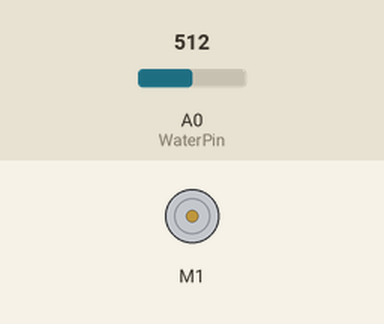
Simulated run of this sketch. Board: Arduino Uno, built for the host (arithmetic inside an expression is 32-bit, double 64-bit). Parts: DC motor (green arrow = forward, orange = backward, longer = faster). Inputs (shaded band) come from the test bench; at power-on: A0 (WaterPin) = 512. What the sketch prints to the serial monitor is not drawn.

Above: at 1.8 s.
1.9 s: A0 (WaterPin) set to 1023
At 3.2 s:
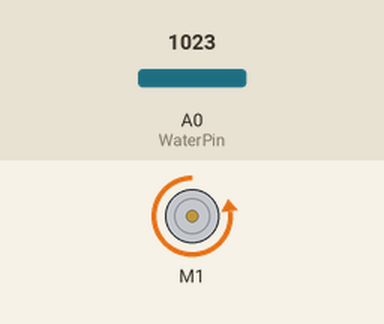
12.9 s: A0 (WaterPin) set to 900
At 13.19 s:
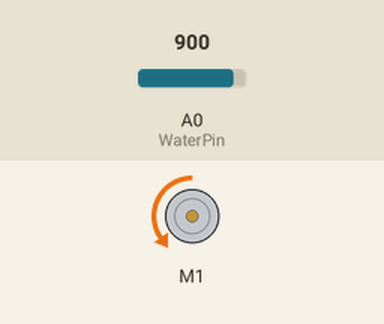
Timing chart, 0 to 17.8 s (numbered marks = the images above; inputs shaded):
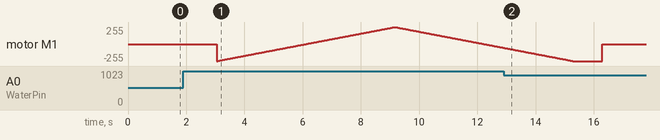

The sketch:

MotorControlUsingSensor.ino
```cpp
// (licence header left out)
#include <SabertoothSimplified.h>

SabertoothSimplified ST; // We'll name the Sabertooth object ST.
                         // For how to configure the Sabertooth, see the DIP Switch Wizard for
                         //   http://www.dimensionengineering.com/datasheets/SabertoothDIPWizard/start.htm
                         // Be sure to select Simplified Serial Mode for use with this library.
                         // This sample uses a baud rate of 9600.
                         //
                         // Connections to make:
                         //   Arduino TX->1  ->  Sabertooth S1
                         //   Arduino GND    ->  Sabertooth 0V
                         //   Arduino VIN    ->  Sabertooth 5V (OPTIONAL, if you want the Sabertooth to power the Arduino)
                         //
                         // If you want to use a pin other than TX->1, see the SoftwareSerial example.

const int WaterPin = 0;
int water_level;

void setup()
{
  SabertoothTXPinSerial.begin(9600); // This is the baud rate you chose with the DIP switches.
  pinMode(WaterPin, INPUT);
}

void loop()
{
  water_level = analogRead(WaterPin);
  Serial.print(water_level);
  delay(1000);

  if (water_level == 1023){

    while (analogRead(WaterPin) == 1023){
      int power;

      // Ramp motor 1 and motor 2 from -127 to 127 (full reverse to full forward),
      // waiting 20 ms (1/50th of a second) per value.
      for (power = -127; power <= 127; power ++)
      {
        ST.motor(1, power);
        //ST.motor(2, power);
        delay(20);
      }

      // Now go back the way we came.
      for (power = 127; power >= -127; power --)
      {
        ST.motor(1, power);
        //ST.motor(2, power);
        delay(20);
      }
    }
  }
  else
    {
      ST.motor(1,0);
      delay(20);
    }
}
```
